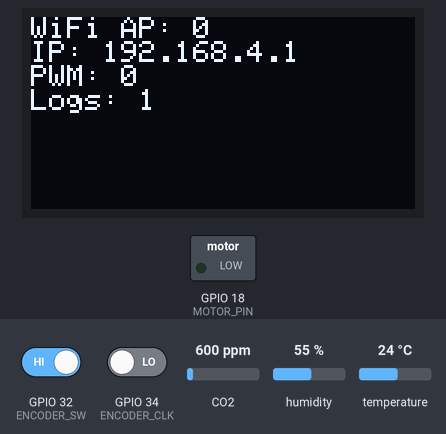
A sketch run on a simulated ESP32. Parts: 128×64 one-colour display, switched loads named in the sketch (green lamp = pin HIGH). The test bench sets the inputs (shaded band); at power-on: GPIO 32 (ENCODER_SW) HIGH, CO2 600 ppm, humidity 55 %, temperature 24 °C, GPIO 34 (ENCODER_CLK) LOW. WiFi joins after 1.5 s; servers stay silent unless stated; what the sketch prints to the serial monitor is not drawn.

Above: at 5.6 s.
5.7 s: GPIO 32 (ENCODER_SW) driven LOW
At 6.2 s:
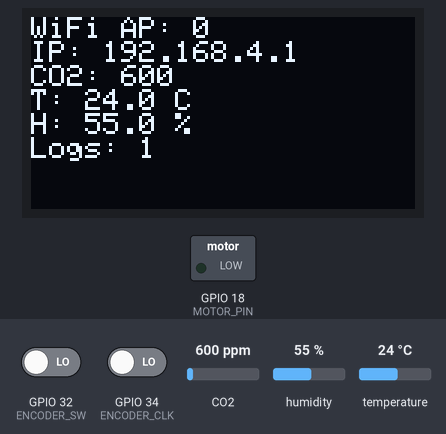
7.3 s: CO2 set to 452 ppm
At 8.2 s:
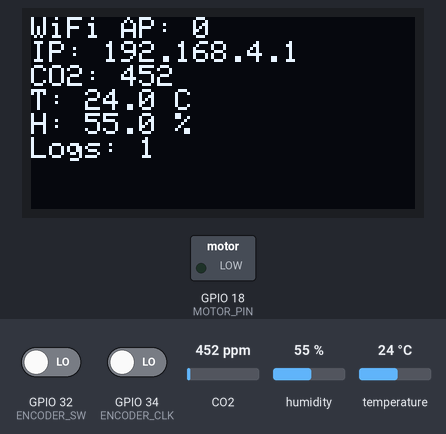
10.3 s: humidity set to 22 %
At 10.9 s:
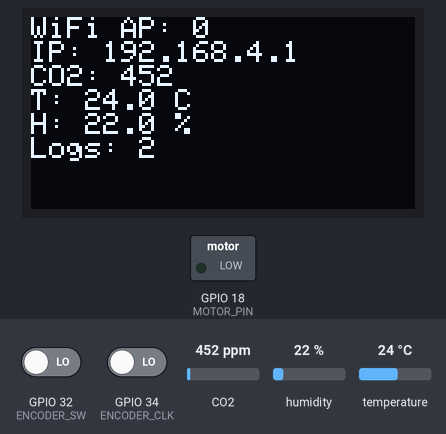
11.8 s: temperature set to 12 °C
At 12.9 s:
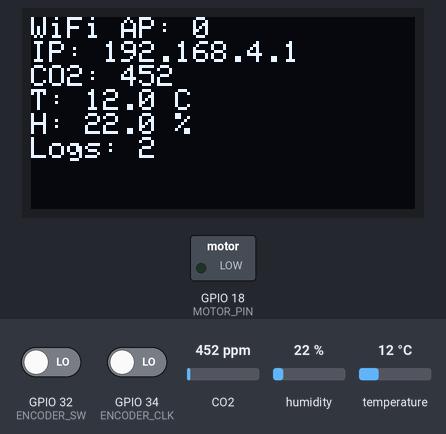
Timing chart, 0 to 14.8 s (numbered marks = the images above; inputs shaded):
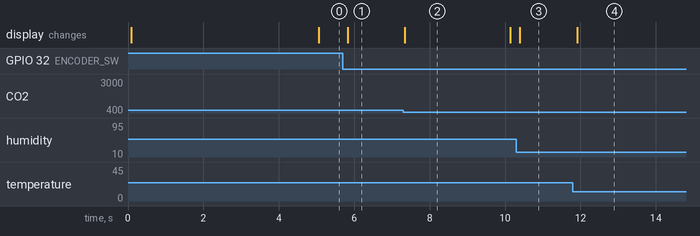

The sketch:

SCD30.ino
```cpp
#include <Arduino.h>
#include <Wire.h>
#include <Adafruit_GFX.h>
#include <Adafruit_SSD1306.h>
#include "SparkFun_SCD30_Arduino_Library.h"
#include <WiFi.h>
#include <WebServer.h>
#include <WebSocketsServer.h>
#include <ArduinoJson.h>
#include <vector>
//tiempo en excel
#include <TimeLib.h>

// ==========================
// Configuración WiFi AP
// ==========================
const char* ssid = "ESP32_SCD30";
const char* password = "12345678";  // Mínimo 8 caracteres

// Servidores
WebServer server(80);
WebSocketsServer webSocket = WebSocketsServer(81);

// Pines
#define MOTOR_PIN 18
#define ENCODER_CLK 34
#define ENCODER_DT 35
#define ENCODER_SW 32

// OLED
#define SCREEN_WIDTH 128
#define SCREEN_HEIGHT 64
Adafruit_SSD1306 display(SCREEN_WIDTH, SCREEN_HEIGHT, &Wire, -1);

// Encoder
volatile int encoderValue = 0;
int lastEncoded = 0;
bool lastButtonState = HIGH;
unsigned long lastDebounceTime = 0;
unsigned long debounceDelay = 200;

// PWM
int pwmValue = 0;

// SCD30
SCD30 airSensor;
float lastCO2 = 0, lastTemp = 0, lastHum = 0;
bool sensorDataValid = false;

// Modo
enum DisplayMode {
  PWM_MODE,
  SENSOR_MODE
};
DisplayMode currentMode = PWM_MODE;

// Control de tiempo para WebSocket
unsigned long lastWebSocketUpdate = 0;
const unsigned long wsUpdateInterval = 1000; // Actualizar cada 1 segundo

// ==========================
// Data Logging para Excel
// ==========================
struct DataRecord {
  unsigned long timestamp;
  float co2;
  float temperature;
  float humidity;
  int pwm;
};

std::vector<DataRecord> dataLog;
const size_t MAX_DATA_RECORDS = 500; // Máximo de registros en memoria
unsigned long lastDataLog = 0;
const unsigned long dataLogInterval = 5000; // Log cada 5 segundos
unsigned long systemStartTime = 0;

// Función para obtener tiempo formateado
String getFormattedTime(unsigned long timestamp) {
  unsigned long seconds = timestamp / 1000;
  unsigned long minutes = seconds / 60;
  unsigned long hours = minutes / 60;
  unsigned long days = hours / 24;

  seconds = seconds % 60;
  minutes = minutes % 60;
  hours = hours % 24;

  char buffer[20];
  sprintf(buffer, "%02lu:%02lu:%02lu:%02lu", days, hours, minutes, seconds);
  return String(buffer);
}

// Función para agregar registro de datos
void logData() {
  if (!sensorDataValid) return;

  DataRecord record;
  record.timestamp = millis() - systemStartTime;
  record.co2 = lastCO2;
  record.temperature = lastTemp;
  record.humidity = lastHum;
  record.pwm = pwmValue;

  dataLog.push_back(record);

  // Mantener el tamaño del buffer bajo control
  if (dataLog.size() > MAX_DATA_RECORDS) {
    dataLog.erase(dataLog.begin());
  }

  Serial.printf("Data logged: CO2=%.0f, Temp=%.1f, Hum=%.1f, PWM=%d\n",
                record.co2, record.temperature, record.humidity, record.pwm);
}

// Función para generar CSV
String generateCSV() {
  String csv = "Timestamp,CO2 (ppm),Temperature (C),Humidity (%),PWM Value\n";

  for (const auto& record : dataLog) {
    csv += getFormattedTime(record.timestamp) + ",";
    csv += String(record.co2, 0) + ",";
    csv += String(record.temperature, 1) + ",";
    csv += String(record.humidity, 1) + ",";
    csv += String(record.pwm) + "\n";
  }

  return csv;
}

// Handler para descargar CSV
void handleDownloadCSV() {
  String csv = generateCSV();

  server.sendHeader("Content-Type", "text/csv");
  server.sendHeader("Content-Disposition", "attachment; filename=\"scd30_data.csv\"");
  server.sendHeader("Cache-Control", "no-cache");
  server.send(200, "text/csv", csv);

  Serial.println("CSV file downloaded");
}

// Handler para obtener estadísticas
void handleStats() {
  StaticJsonDocument<512> doc;
  doc["totalRecords"] = dataLog.size();
  doc["maxRecords"] = MAX_DATA_RECORDS;
  doc["logInterval"] = dataLogInterval / 1000;
  doc["uptime"] = millis() / 1000;

  if (!dataLog.empty()) {
    // Calcular promedios
    float avgCO2 = 0, avgTemp = 0, avgHum = 0, avgPWM = 0;
    float minCO2 = dataLog[0].co2, maxCO2 = dataLog[0].co2;
    float minTemp = dataLog[0].temperature, maxTemp = dataLog[0].temperature;

    for (const auto& record : dataLog) {
      avgCO2 += record.co2;
      avgTemp += record.temperature;
      avgHum += record.humidity;
      avgPWM += record.pwm;

      if (record.co2 < minCO2) minCO2 = record.co2;
      if (record.co2 > maxCO2) maxCO2 = record.co2;
      if (record.temperature < minTemp) minTemp = record.temperature;
      if (record.temperature > maxTemp) maxTemp = record.temperature;
    }

    size_t count = dataLog.size();
    doc["avgCO2"] = avgCO2 / count;
    doc["avgTemp"] = avgTemp / count;
    doc["avgHum"] = avgHum / count;
    doc["avgPWM"] = avgPWM / count;
    doc["minCO2"] = minCO2;
    doc["maxCO2"] = maxCO2;
    doc["minTemp"] = minTemp;
    doc["maxTemp"] = maxTemp;
  }

  String jsonString;
  serializeJson(doc, jsonString);
  server.send(200, "application/json", jsonString);
}

// Handler para limpiar datos
void handleClearData() {
  dataLog.clear();
  server.send(200, "text/plain", "Data cleared successfully");
  Serial.println("Data log cleared");
}

// HTML mejorado con botón de descarga
const char index_html[] PROGMEM = R"rawliteral(
<!DOCTYPE html>
<html lang="en">
<head>
  <meta charset="UTF-8" />
  <meta name="viewport" content="width=device-width, initial-scale=1.0"/>
  <title>SCD30 Data Logger</title>
  <style>
    body{font-family:system-ui,Arial,sans-serif;margin:20px;line-height:1.6;background:#f5f5f5}
    h1{font-size:1.6rem;margin-bottom:0.25rem;color:#333}
    h2{font-size:1.3rem;margin-bottom:10px;color:#555}
    .row{display:flex;gap:12px;align-items:center;margin:8px 0}
    .label{min-width:110px;color:#444}
    .val{font-weight:700;font-size:1.25rem}
    #status{font-weight:700;padding:4px 8px;border-radius:4px}
    #status.connected{background:#d4edda;color:#155724}
    #status.disconnected{background:#f8d7da;color:#721c24}
    .card{padding:16px;border-radius:8px;box-shadow:0 2px 4px rgba(0,0,0,0.1);max-width:600px;margin-bottom:20px;background:white}
    canvas{border:1px solid #ddd;background:white;width:100%;max-width:560px;height:250px;display:block;margin-top:10px}
    .info{margin-top:8px;color:#666;font-size:0.9rem}
    hr{border:none;border-top:1px solid #e0e0e0;margin:15px 0}
    .btn{padding:10px 20px;background:#4CAF50;color:white;border:none;border-radius:4px;cursor:pointer;font-size:14px;margin:5px;transition:background 0.3s}
    .btn:hover{background:#45a049}
    .btn-danger{background:#f44336}
    .btn-danger:hover{background:#da190b}
    .btn-info{background:#2196F3}
    .btn-info:hover{background:#0b7dda}
    .btn-group{display:flex;gap:10px;flex-wrap:wrap;margin-top:15px}
    .stats{background:#f9f9f9;padding:10px;border-radius:4px;margin-top:10px}
    .stat-item{display:inline-block;margin-right:20px;margin-bottom:5px}
    .stat-label{font-size:0.85rem;color:#666}
    .stat-value{font-weight:bold;color:#333}
  </style>
</head>
<body>
  <div class="card">
    <h1>SCD30 Data Logger</h1>
    <p>Status: <span id="status" class="disconnected">Disconnected</span></p>

    <div class="row">
      <div class="label">CO₂ (ppm):</div>
      <div id="co2" class="val">—</div>
    </div>

    <div class="row">
      <div class="label">Temperature (°C):</div>
      <div id="temp" class="val">—</div>
    </div>

    <div class="row">
      <div class="label">Humidity (%):</div>
      <div id="hum" class="val">—</div>
    </div>

    <hr/>

    <div class="row">
      <div class="label">PWM value:</div>
      <div id="pwm" class="val">—</div>
    </div>

    <div class="stats" id="statsPanel">
      <div class="stat-item">
        <span class="stat-label">Records:</span>
        <span class="stat-value" id="recordCount">0</span>
      </div>
      <div class="stat-item">
        <span class="stat-label">Avg CO₂:</span>
        <span class="stat-value" id="avgCO2">—</span>
      </div>
      <div class="stat-item">
        <span class="stat-label">Avg Temp:</span>
        <span class="stat-value" id="avgTemp">—</span>
      </div>
    </div>

    <div class="btn-group">
      <button class="btn" onclick="downloadCSV()">📥 Download Excel (CSV)</button>
      <button class="btn btn-info" onclick="refreshStats()">🔄 Refresh Stats</button>
      <button class="btn btn-danger" onclick="clearData()">🗑️ Clear Data</button>
    </div>

    <div class="info">
      Data is logged every 5 seconds. Maximum 500 records stored.
    </div>
  </div>

  <div class="card">
    <h2>CO₂ History (Last 60 seconds)</h2>
    <canvas id="co2Chart"></canvas>
    <div class="info">
      Range: 0-900 ppm | Updates every second
    </div>
  </div>

  <script>
    (function(){
      const statusEl = document.getElementById('status');
      const co2El = document.getElementById('co2');
      const tempEl = document.getElementById('temp');
      const humEl = document.getElementById('hum');
      const pwmEl = document.getElementById('pwm');

      const recordCountEl = document.getElementById('recordCount');
      const avgCO2El = document.getElementById('avgCO2');
      const avgTempEl = document.getElementById('avgTemp');

      const canvas = document.getElementById('co2Chart');
      const ctx = canvas.getContext('2d');
      const maxDataPoints = 60;
      const co2Data = [];

      const chartPadding = 40;
      const minCO2 = 0;
      const maxCO2 = 900;

      function resizeCanvas() {
        const rect = canvas.getBoundingClientRect();
        canvas.width = rect.width;
        canvas.height = rect.height;
      }

      function drawChart() {
        resizeCanvas();
        const width = canvas.width;
        const height = canvas.height;
        ctx.clearRect(0, 0, width, height);

        // Ejes
        ctx.strokeStyle = '#ccc';
        ctx.lineWidth = 1;
        ctx.beginPath();
        ctx.moveTo(chartPadding, chartPadding);
        ctx.lineTo(chartPadding, height - chartPadding);
        ctx.lineTo(width - chartPadding, height - chartPadding);
        ctx.stroke();

        // Etiquetas Y cada 100 ppm
        ctx.fillStyle = '#666';
        ctx.font = '11px sans-serif';
        ctx.textAlign = 'right';
        ctx.textBaseline = 'middle';

        const step = 100;
        for (let value = minCO2; value <= maxCO2; value += step) {
          const normalized = (value - minCO2) / (maxCO2 - minCO2);
          const y = height - chartPadding - (height - 2 * chartPadding) * normalized;

          ctx.fillText(value.toFixed(0), chartPadding - 5, y);

          if (value !== minCO2 && value !== maxCO2) {
            ctx.strokeStyle = '#f0f0f0';
            ctx.beginPath();
            ctx.moveTo(chartPadding, y);
            ctx.lineTo(width - chartPadding, y);
            ctx.stroke();
          }
        }

        // Datos
        if (co2Data.length > 1) {
          ctx.strokeStyle = '#4CAF50';
          ctx.lineWidth = 2;
          ctx.beginPath();

          const chartWidth = width - 2 * chartPadding;
          const chartHeight = height - 2 * chartPadding;

          for (let i = 0; i < co2Data.length; i++) {
            const x = chartPadding + (chartWidth * i / (maxDataPoints - 1));
            const normalizedValue = (co2Data[i] - minCO2) / (maxCO2 - minCO2);
            const y = chartPadding + chartHeight * (1 - normalizedValue);

            if (i === 0) ctx.moveTo(x, y);
            else ctx.lineTo(x, y);
          }
          ctx.stroke();

          ctx.fillStyle = '#4CAF50';
          const startIdx = Math.max(0, co2Data.length - 5);
          for (let i = startIdx; i < co2Data.length; i++) {
            const x = chartPadding + (chartWidth * i / (maxDataPoints - 1));
            const normalizedValue = (co2Data[i] - minCO2) / (maxCO2 - minCO2);
            const y = chartPadding + chartHeight * (1 - normalizedValue);

            ctx.beginPath();
            ctx.arc(x, y, 3, 0, 2 * Math.PI);
            ctx.fill();
          }
        }

        if (co2Data.length === 0) {
          ctx.fillStyle = '#999';
          ctx.font = '14px sans-serif';
          ctx.textAlign = 'center';
          ctx.textBaseline = 'middle';
          ctx.fillText('Waiting for data...', width / 2, height / 2);
        }
      }

      drawChart();

      const wsUrl = 'ws://' + location.hostname + ':81/';
      let ws;
      let reconnectTimer;

      function connect() {
        console.log('Connecting to WebSocket:', wsUrl);
        try {
          ws = new WebSocket(wsUrl);
          ws.addEventListener('open', () => {
            console.log('WebSocket connected');
            statusEl.textContent = 'Connected';
            statusEl.className = 'connected';
            if (reconnectTimer) clearTimeout(reconnectTimer);
            refreshStats();
          });

          ws.addEventListener('message', (evt) => {
            try {
              const d = JSON.parse(evt.data);
              if (d.co2 !== undefined) {
                co2El.textContent = d.co2.toFixed(0);
                co2Data.push(parseFloat(d.co2));
                if (co2Data.length > maxDataPoints) co2Data.shift();
                drawChart();
              }
              if (d.temp !== undefined) tempEl.textContent = d.temp.toFixed(1);
              if (d.hum !== undefined) humEl.textContent = d.hum.toFixed(1);
              if (d.pwm !== undefined) pwmEl.textContent = d.pwm;
            } catch (e) {
              console.warn('Error parsing message:', e, evt.data);
            }
          });

          ws.addEventListener('close', () => {
            console.log('WebSocket disconnected');
            statusEl.textContent = 'Disconnected';
            statusEl.className = 'disconnected';
            reconnectTimer = setTimeout(connect, 2000);
          });

          ws.addEventListener('error', (err) => {
            console.error('WebSocket error:', err);
            ws.close();
          });
        } catch (e) {
          console.error('Failed to create WebSocket:', e);
          reconnectTimer = setTimeout(connect, 2000);
        }
      }

      window.downloadCSV = function() {
        const link = document.createElement('a');
        link.href = '/download';
        link.download = 'scd30_data.csv';
        document.body.appendChild(link);
        link.click();
        document.body.removeChild(link);
      };

      window.clearData = function() {
        if (confirm('Are you sure you want to clear all logged data?')) {
          fetch('/clear', { method: 'POST' })
            .then(r => r.text())
            .then(result => { alert(result); refreshStats(); })
            .catch(error => console.error('Error:', error));
        }
      };

      window.refreshStats = function() {
        fetch('/stats')
          .then(r => r.json())
          .then(data => {
            recordCountEl.textContent = data.totalRecords + '/' + data.maxRecords;
            avgCO2El.textContent = data.avgCO2 ? data.avgCO2.toFixed(0) + ' ppm' : '—';
            avgTempEl.textContent = data.avgTemp ? data.avgTemp.toFixed(1) + '°C' : '—';
          })
          .catch(error => console.error('Error fetching stats:', error));
      };

      connect();
      window.addEventListener('resize', drawChart);
      setInterval(refreshStats, 10000);
    })();
  </script>
</body>
</html>
)rawliteral";


// ==========================
// Funciones
// ==========================

void updateOLED() {
  display.clearDisplay();
  display.setTextSize(1);
  display.setTextColor(SSD1306_WHITE);
  display.setCursor(0, 0);

  // Mostrar estado WiFi
  display.print("WiFi AP: ");
  display.println(WiFi.softAPgetStationNum());
  display.print("IP: ");
  display.println(WiFi.softAPIP());

  if (currentMode == PWM_MODE) {
    display.print("PWM: ");
    display.println(pwmValue);
    display.print("Logs: ");
    display.println(dataLog.size());
  } else if (sensorDataValid) {
    display.print("CO2: ");
    display.println(lastCO2, 0);
    display.print("T: ");
    display.print(lastTemp, 1);
    display.println(" C");
    display.print("H: ");
    display.print(lastHum, 1);
    display.println(" %");
    display.print("Logs: ");
    display.println(dataLog.size());
  }

  display.display();
}

void IRAM_ATTR handleEncoder() {
  int clkState = digitalRead(ENCODER_CLK);
  int dtState = digitalRead(ENCODER_DT);

  if (clkState != lastEncoded) {
    if (dtState != clkState)
      encoderValue++;
    else
      encoderValue--;

    encoderValue = constrain(encoderValue, 0, 255);
    lastEncoded = clkState;
  }
}

void handleButton() {
  bool reading = digitalRead(ENCODER_SW);

  if (reading == LOW && lastButtonState == HIGH &&
      (millis() - lastDebounceTime) > debounceDelay) {
    currentMode = (currentMode == PWM_MODE) ? SENSOR_MODE : PWM_MODE;
    lastDebounceTime = millis();
  }

  lastButtonState = reading;
}

// Función para manejar la página principal
void handleRoot() {
  server.send(200, "text/html", index_html);
}

// Función para manejar página no encontrada
void handleNotFound() {
  server.send(404, "text/plain", "Not found");
}

// Función WebSocket Event
void webSocketEvent(uint8_t num, WStype_t type, uint8_t * payload, size_t length) {
  switch(type) {
    case WStype_DISCONNECTED:
      Serial.printf("[%u] Disconnected!\n", num);
      break;
    case WStype_CONNECTED:
      {
        IPAddress ip = webSocket.remoteIP(num);
        Serial.printf("[%u] Connected from %d.%d.%d.%d\n", num, ip[0], ip[1], ip[2], ip[3]);

        // Enviar datos iniciales al cliente conectado
        sendWebSocketData();
      }
      break;
    case WStype_TEXT:
      Serial.printf("[%u] get Text: %s\n", num, payload);
      break;
    case WStype_BIN:
      Serial.printf("[%u] get binary length: %u\n", num, length);
      break;
    default:
      break;
  }
}

// Función para enviar datos por WebSocket
void sendWebSocketData() {
  StaticJsonDocument<200> doc;

  doc["co2"] = lastCO2;
  doc["temp"] = lastTemp;
  doc["hum"] = lastHum;
  doc["pwm"] = pwmValue;
  doc["mode"] = (currentMode == PWM_MODE) ? "PWM" : "SENSOR";

  String jsonString;
  serializeJson(doc, jsonString);

  // Enviar a todos los clientes conectados
  webSocket.broadcastTXT(jsonString);
}

// Configurar WiFi en modo AP
void setupWiFiAP() {
  Serial.println("Setting up WiFi Access Point...");

  // Configurar el ESP32 como Access Point
  WiFi.softAP(ssid, password);

  IPAddress IP = WiFi.softAPIP();
  Serial.print("AP IP address: ");
  Serial.println(IP);

  // Configurar rutas del servidor web
  server.on("/", handleRoot);
  server.on("/download", handleDownloadCSV);
  server.on("/stats", handleStats);
  server.on("/clear", HTTP_POST, handleClearData);
  server.onNotFound(handleNotFound);

  // Iniciar servidor web
  server.begin();
  Serial.println("HTTP server started");

  // Iniciar WebSocket
  webSocket.begin();
  webSocket.onEvent(webSocketEvent);
  Serial.println("WebSocket server started on port 81");
}

// ==========================
// Setup
// ==========================
void setup() {
  Serial.begin(115200);

  // Guardar tiempo de inicio
  systemStartTime = millis();

  // Configurar pines del encoder
  pinMode(ENCODER_CLK, INPUT);
  pinMode(ENCODER_DT, INPUT);
  pinMode(ENCODER_SW, INPUT_PULLUP);
  attachInterrupt(digitalPinToInterrupt(ENCODER_CLK), handleEncoder, CHANGE);

  // Inicializar OLED
  if (!display.begin(SSD1306_SWITCHCAPVCC, 0x3C)) {
    Serial.println("OLED not found!");
    while (true);
  }
  display.clearDisplay();
  display.setTextSize(1);
  display.setTextColor(SSD1306_WHITE);
  display.setCursor(0, 0);
  display.println("Initializing...");
  display.display();

  // Configurar PWM para el motor
  ledcAttach(MOTOR_PIN, 20000, 8);
  ledcWrite(MOTOR_PIN, 0);

  // Inicializar sensor SCD30
  if (!airSensor.begin()) {
    Serial.println("SCD30 not detected!");
    display.clearDisplay();
    display.setCursor(0, 0);
    display.println("SCD30 not found!");
    display.display();
  } else {
    Serial.println("SCD30 ready.");
  }

  // Reservar espacio para el data log
  dataLog.reserve(MAX_DATA_RECORDS);

  // Configurar WiFi AP y servidores
  setupWiFiAP();

  // Actualizar display con información inicial
  updateOLED();
}

// ==========================
// Loop
// ==========================
void loop() {
  // Manejar servidor web
  server.handleClient();

  // Manejar WebSocket
  webSocket.loop();

  // Manejar botón del encoder
  handleButton();

  // Actualizar PWM si está en modo PWM
  if (currentMode == PWM_MODE) {
    pwmValue = encoderValue;
    ledcWrite(MOTOR_PIN, pwmValue);
  }

  // Leer datos del sensor si están disponibles
  if (airSensor.dataAvailable()) {
    lastCO2 = airSensor.getCO2();
    lastTemp = airSensor.getTemperature();
    lastHum = airSensor.getHumidity();
    sensorDataValid = true;
  }

  // Log de datos cada X segundos
  unsigned long currentMillis = millis();
  if (currentMillis - lastDataLog >= dataLogInterval && sensorDataValid) {
    lastDataLog = currentMillis;
    logData();
  }

  // Actualizar display OLED
  updateOLED();

  // Enviar datos por WebSocket periódicamente
  if (currentMillis - lastWebSocketUpdate >= wsUpdateInterval) {
    lastWebSocketUpdate = currentMillis;
    if (webSocket.connectedClients() > 0) {
      sendWebSocketData();
    }
  }

  delay(100);
}
```

Measured:
- after the input at 5.7 s, the display: changes after 0.12 s (image 1)
- after the input at 7.3 s, the display: changes after 0.05 s (image 2)
- after the input at 10.3 s, the display: changes after 0.09 s (image 3)
- what the display in image 2 shows lasts 2.8 s, from 7.3 s to 10.1 s
